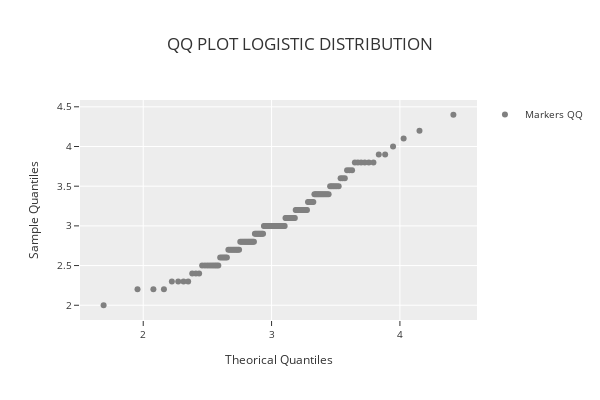

Notebook code for this chart:
### Code cell
phitter_cont.qq_plot("logistic")

### Figure 1 — Plotly figure (JSON) as saved in the notebook; plotly's stock layout.template omitted (floating-point values rounded to 4 significant figures; data arrays with more than 128 entries replaced by an {"elided": "..."} marker saying what was removed)
{"data": [{"marker": {"color": "rgba(128,128,128,1)", "size": 6}, "mode": "markers", "name": "Markers QQ", "showlegend": true, "type": "scatter", "x": {"elided": "150 float values"}, "y": {"elided": "150 float values"}}], "layout": {"height": 400, "legend": {"font": {"size": 10}, "orientation": "v", "title": {"font": {"size": 10}}, "xanchor": "left", "y": 1, "yanchor": "auto"}, "title": {"text": "QQ PLOT LOGISTIC DISTRIBUTION"}, "width": 600, "xaxis": {"tickfont": {"size": 10}, "title": {"font": {"size": 12}, "text": "Theorical Quantiles"}}, "yaxis": {"tickfont": {"size": 10}, "title": {"font": {"size": 12}, "text": "Sample Quantiles"}}}}
